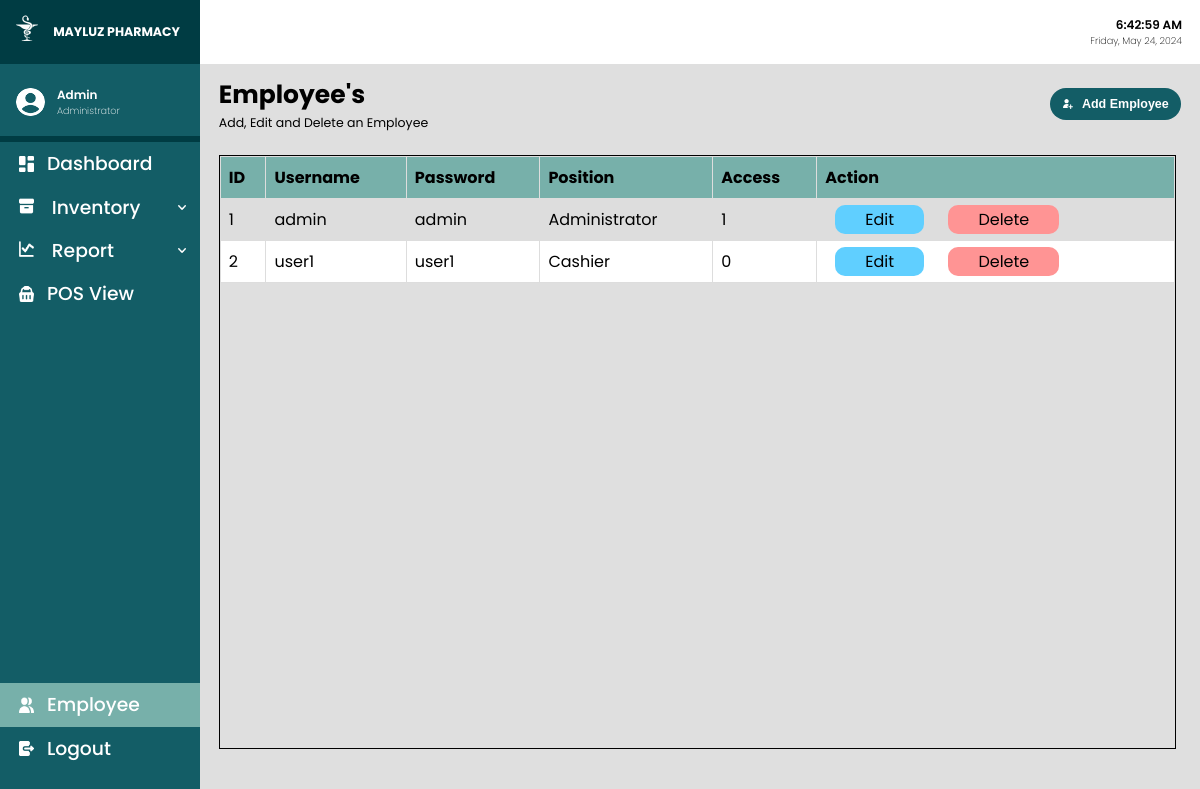
/employee.php (signed in), run on the app's committed database.
### tables this page shows
CREATE TABLE `employee` (
  `employeeID` int(10) NOT NULL,
  `username` varchar(25) NOT NULL,
  `password` varchar(25) NOT NULL,
  `position` varchar(25) NOT NULL,
  `admin` tinyint(1) NOT NULL
);

### employee.php (the view, shortened to what this page needs)
<?php
include('connect.php');
?>
<!DOCTYPE html>
<html lang="en">
<head>
    <link rel="stylesheet" href="css/main.css">
    <link rel="stylesheet" href="css/global.css">
</head>
<body onload="whenActive()">
    <div class="container">
        <?php include('sidebar.php') ?>
        <div class="main">
            <div class="header">
                <div class="timendate">
                    <p class="datime">00:00:00 AM</p>
                    <p class="dadate">Monday, June 12, 2003</p>
                </div>
            </div>
            <div class="content">
                <div class="directory">
                    <div class="directoryinfo">
                        <h1> Employee's </h1>
                        <p> Add, Edit and Delete an Employee </p>
                    </div>
                    <div class="addbtn">
                        <button class="addbtn" onclick="addMedicine()"><img src="images/addUser.svg"> Add Employee </button>
                    </div>
                </div>
                <div class="subcontent">
                    <div class="contentTable">
                        <table class="rowNumbers">
                            <tr>
                                <th> ID </th>
                                <th> Username </th>
                                <th> Password </th>
                                <th> Position </th>
                                <th> Access </th>
                                <th> Action </th>
                            </tr>
                            <?php
                            $fetchEmployee = "SELECT * FROM employee";
                            $exec = mysqli_query($conn, $fetchEmployee);
                            while ($rowMed = mysqli_fetch_array($exec)) {
                                echo "<tr>";
                                echo "<td>" . $rowMed['employeeID'] . "</td>";
                                echo "<td>" . $rowMed['username'] . "</td>";
                                echo "<td>" . $rowMed['password'] . "</td>";
                                echo "<td>" . $rowMed['position'] . "</td>";
                                echo "<td>" . $rowMed['admin'] . "</td>";
                                echo "<td> <a class='editBtn' href='editEmployee.php?employeeID=$rowMed[0]'>Edit</a>
                                <a class='deltBtn' href='delete.php?employeeID=$rowMed[0]'>Delete</a></td>";
                                echo "</tr>";
                            }
                            ?>
                        </table>
                    </div>
                </div>
            </div>
        </div>
    </div>
</body>
</html>

### css/main.css (style rules this page uses)
.container { display: flex; position: relative; flex-direction: row; width: 100vw; height: 100vh; }
.main { flex-direction: column; background-color: #dfdfdf; width: 100vw; height: 100vh; display: flex; position: relative; }
.header { background-color: #fff; color: black; display: flex; justify-content: space-between; align-items: center; height: 8vh; }
.content { height: 78.06vh; }
.directory { padding-left: 1.5625vw; padding-right: 1.5625vw; padding-top: 0.9895833333333334vw; padding-bottom: 0.9375vw; font-size: 1.0416666666666667vw; display: flex; flex-direction: row; justify-content: space-between; align-items: center; }
.directory .directoryinfo { display: flex; flex-direction: column; }
.directoryinfo h1 { display: flex; flex-direction: row; }
.subcontent { padding-left: 1.5625vw; padding-top: 0.9895833333333334vw; padding-right: 2vw; }
.addbtn { display: flex; flex-direction: row; }
.addbtn button { font-size: 1.0416666666666667vw; font-weight: 600; background-color: #135d66; border: none; padding: 0.78125vw 1.0416666666666667vw; display: flex; align-items: center; border-radius: 1.5625vw; color: white; cursor: pointer; }
.addbtn button img { margin-right: 0.78125vw; width: 0.8291666666666666vw; height: 0.8291666666666666vw; }
.contentTable { overflow-x: hidden; overflow-y: auto; height: 74vh; border: 1px solid black; }
.contentTable table { background-color: white; border-collapse: collapse; width: 100%; }
.contentTable table td, .contentTable table th { padding: 8px; text-align: left; border: 1px solid #dddddd; }
.editBtn, .deltBtn { border-radius: 10px; padding: 3px 30px; margin: 0px 10px; cursor: pointer; border: none; text-decoration: none; color: #000; }
.editBtn { background-color: rgb(96, 207, 255); }
.deltBtn { background-color: rgb(255, 148, 148); }
.contentTable table th { background-color: #77b0aa; position: sticky; top: 0; }
.contentTable table tr:nth-child(even) { background-color: #dddddd; }

### css/global.css (style rules this page uses)
:root { --blackColor: #000; --whiteColor: #fff; --grayColor: #f1f1f1; --darkgrayColor: #d3d3d3; --backgroundColor: #efefef; --inputBGColor: #e3ebf3; --mainColor: #135d66; --secondColor: #003c43; --thirddColor: #77b0aa; --fourthColor: #e3fef7; --borderStyle: #a9a9a9 1px solid; --redColor: #ff5b5b; --blueColor: #4681f4; --darkblueColor: #3c70d8; --greenbtnColor: #33b249; --darkgreenbtnColor: #288f39; }
* { margin: 0; padding: 0; }
body { font-family: "Poppins"; font-style: normal; }
.timendate { display: flex; flex-direction: column; margin-right: 1.5vw; text-align: right; }
.datime { font-size: 1vw; font-weight: 600; }
.dadate { font-size: 0.8vw; font-weight: 200; }

### data on the page
employee: employeeID "1", username "admin", password "admin", position "Administrator", admin "1"
employee: employeeID "2", username "user1", password "user1", position "Cashier", admin "0"

### other printed values
$_SESSION['user'] "Admin"
$_SESSION['position'] "Administrator"
